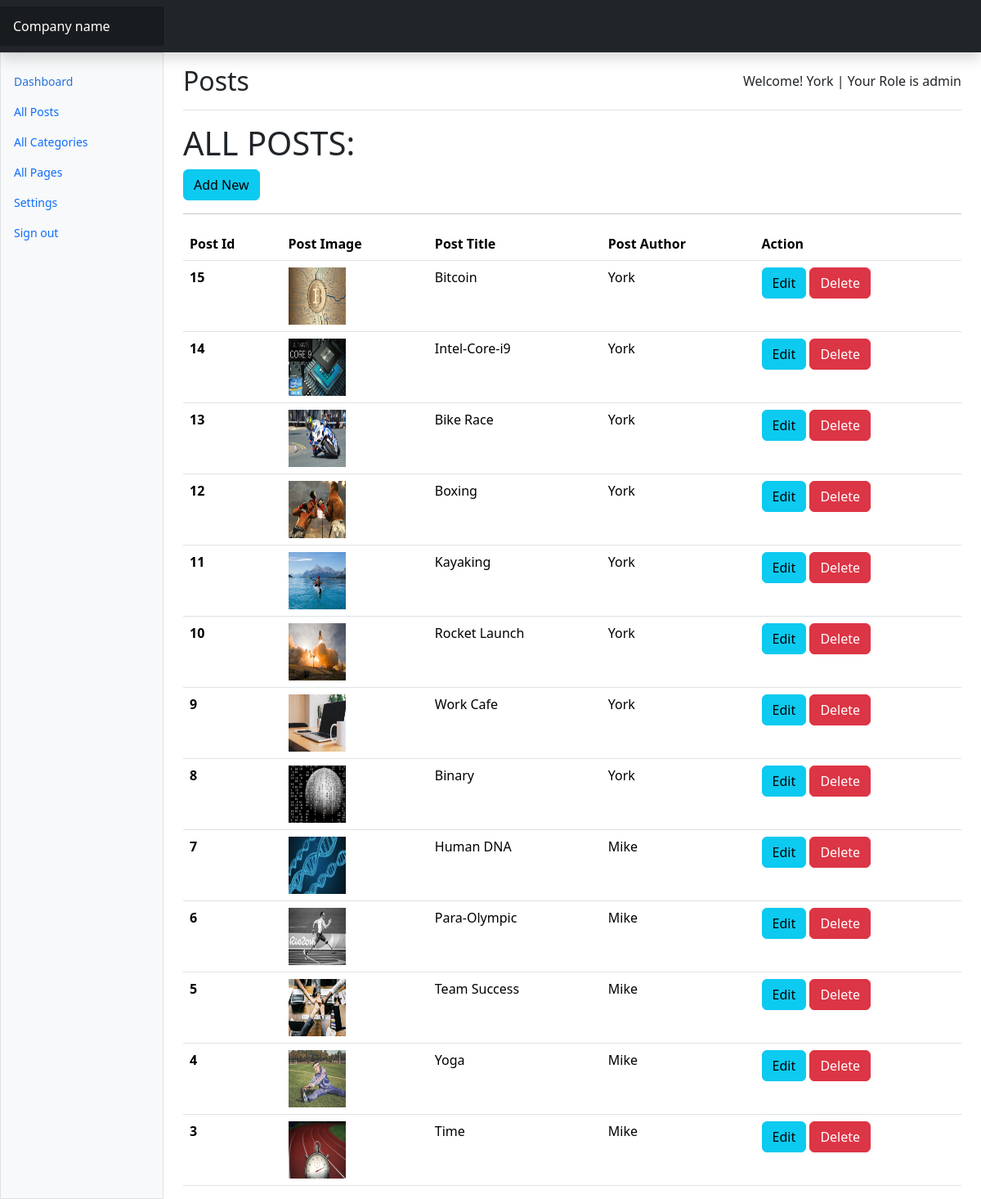
Page /admin/post.php (signed in) on the committed database.
### tables this page shows
CREATE TABLE `post` (
  `post_id` int(20) NOT NULL,
  `post_title` varchar(256) NOT NULL,
  `post_content` longtext NOT NULL,
  `post_category` int(20) NOT NULL,
  `post_author` int(20) NOT NULL,
  `post_date` varchar(256) NOT NULL,
  `post_keywords` varchar(256) NOT NULL,
  `post_image` varchar(256) NOT NULL
);

CREATE TABLE `author` (
  `author_id` int(11) NOT NULL,
  `author_name` varchar(255) NOT NULL,
  `author_email` varchar(256) NOT NULL,
  `author_password` varchar(255) NOT NULL,
  `author_bio` longtext NOT NULL,
  `author_role` varchar(256) NOT NULL
);

### admin/post.php (the view, shortened to what this page needs)
<?php
include_once "../includes/db_connection.php";
if (isset($_SESSION['author_role']) && $_SESSION['author_role'] === 'admin' ||($_SESSION['author_role']) && $_SESSION['author_role'] === 'author') {
?>
<!DOCTYPE html>
<html lang="en">
<head>
    <link rel="stylesheet" href="../style/bootstrap.min.css">
    <link rel="stylesheet" href="../style/styles.css">
    <link rel="stylesheet" href="../style/dashboard.css">
</head>
<body>
    <header class="navbar sticky-top bg-dark shadow" data-bs-theme="dark">
        <a class="navbar-brand col-md-3 col-lg-2 me-0 px-3 fs-6 text-white" href="index.php">Company name</a>
    </header>
    <?php include_once "sidebar.incl.php"?>
    <main class="col-md-9 ms-sm-auto col-lg-10 px-md-4">
        <div
            class="d-flex justify-content-between flex-wrap flex-md-nowrap align-items-center pt-3 pb-2 mb-3 border-bottom">
            <h1 class="h2">Posts</h1>
            <h6>Welcome! <?php echo $_SESSION['author_name']?> | Your Role is
                <?php echo $_SESSION['author_role']?> </h6>
        </div>
        <h1>ALL POSTS:</h1>
        <a href="newpost.php"><button type="button" class="btn btn-info">Add New</button></a>
        <hr>
        <table class="table">
            <thead>
                <th scope="col">Post Id</th>
                <th scope="col">Post Image</th>
                <th scope="col">Post Title</th>
                <th scope="col">Post Author</th>
                <?php if ($_SESSION['author_role'] === "admin") {?>
                <th scope="col">Action</th>
                <?php }?>
            </thead>
            <?php
            $sql = "SELECT * FROM `post` ORDER BY post_id DESC";
            $result = mysqli_query($conn, $sql);
            while($row = mysqli_fetch_assoc($result)) {
                $post_title = $row['post_title'];
                $post_image = $row['post_image'];
                $post_author = $row['post_author'];
                $post_id = $row['post_id'];
            $sql_author = "SELECT * FROM `author` WHERE author_id ='$post_author'";
            $result_author = mysqli_query($conn, $sql_author);
            while($author_row = mysqli_fetch_assoc($result_author)) {
            $post_author_name = $author_row['author_name'];
        ?>
            <tr>
                <th scope="row"><?php echo $post_id;?></th>
                <td><img src="../<?php echo $post_image;?>" width="70px" height="70px"></td>
                <td><?php echo $post_title;?></td>
                <td><?php echo $post_author_name;?></td>
                <?php if ($_SESSION['author_role'] === "admin") {?>
                <td><a href="editpost.php?id=<?php echo $post_id;?>"><button class="btn btn-info">Edit</button></a>
                    <a onclick="return confirm('Are you sure');" href="deletepost.php?id=<?php echo $post_id;?>"><button
                            class="btn btn-danger">Delete</button></a>
                </td>
                <?php }?>
            </tr>
            <?php }}?>
        </table>
    </main>
    </div>
</body>
</html>
<?php
}else {
    header("Location: login.php?message=Please+Login");
    exit();
}
?>

### style/dashboard.css (style rules this page uses)
.navbar-brand { padding-top: .75rem; padding-bottom: .75rem; background-color: rgba(0, 0, 0, .25); box-shadow: inset -1px 0 0 rgba(0, 0, 0, .25); }

### rows in the picture
post: post_id "15", post_title "Bitcoin"
author: post.post_image (picture), author_name "York"
post: post_id "14", post_title "Intel-Core-i9"
post: post_id "13", post_title "Bike Race"
post: post_id "12", post_title "Boxing"
post: post_id "11", post_title "Kayaking"
post: post_id "10", post_title "Rocket Launch"
post: post_id "9", post_title "Work Cafe"
post: post_id "8", post_title "Binary"
post: post_id "7", post_title "Human DNA"
author: post.post_image (picture), author_name "Mike"
post: post_id "6", post_title "Para-Olympic"
post: post_id "5", post_title "Team Success"
post: post_id "4", post_title "Yoga"
post: post_id "3", post_title "Time"

### other values in the picture
$_SESSION['author_name'] "York"
$_SESSION['author_role'] "admin"
